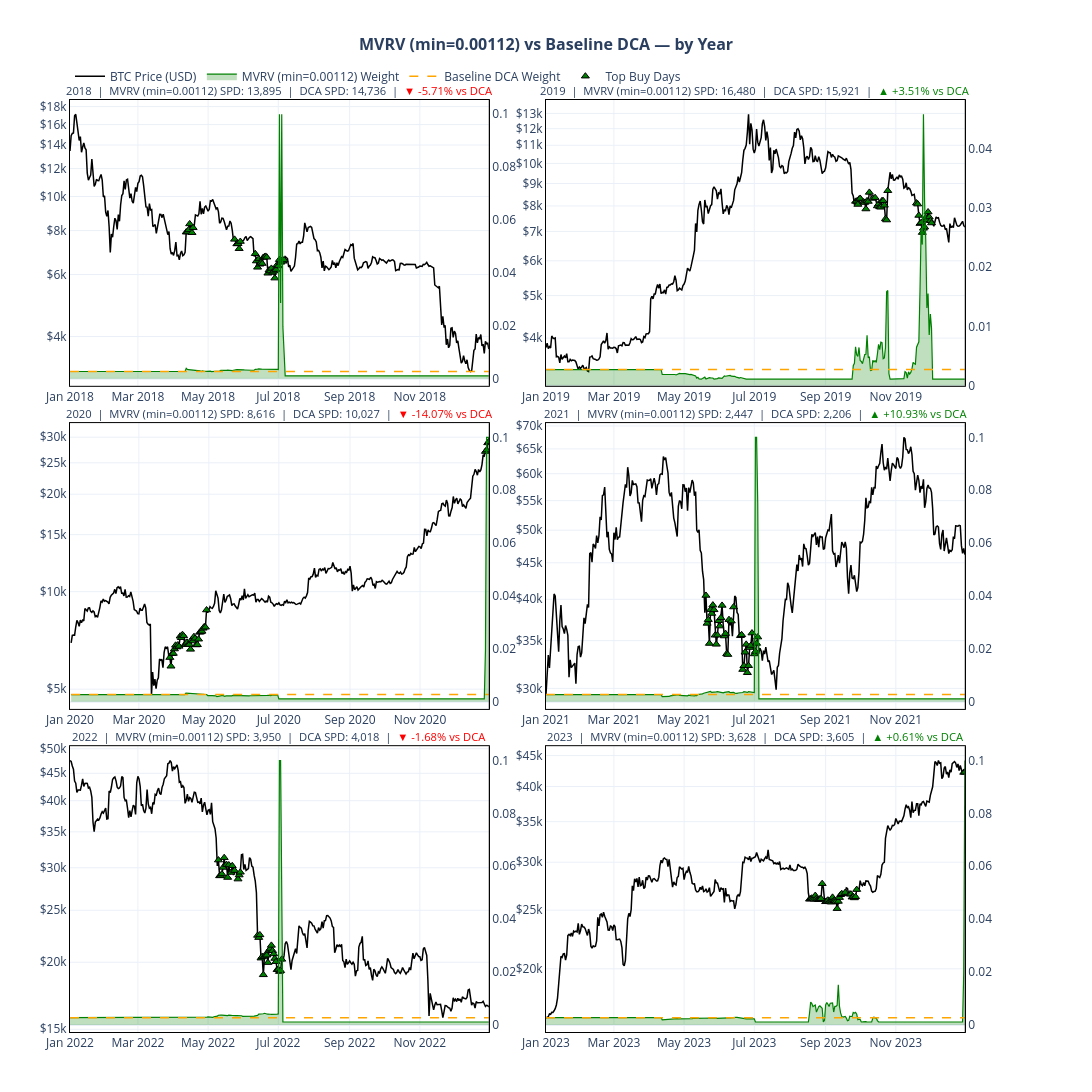

Notebook code for this chart:
### Code cell
cycle_results = {}

for cycle in relevant_cycles:
    result = strategy_utils.process_cycle_year_by_year(
        cycle=cycle,
        btc_data=btc_filtered,
        runner=runner,
        dynamic_strategy=MVRVStrategy(),
        total_budget_usd=src_config.TOTAL_BUDGET_USD,
        top_buy_quantile=src_config.TOP_BUY_QUANTILE
    )

    cycle_results[cycle["label"]] = result

# Combine all 4 cycles into one DataFrame
combined_plot_df = pd.concat(
    [r["plot_df"] for r in cycle_results.values()]
).sort_values("date").reset_index(drop=True)

# per year plots
year_plots = plots.plot_strategy_by_year(combined_plot_df, cols, f"MVRV (min={new_min_buy})")
plt.show()

### Figure 1 — Plotly figure (JSON) as saved in the notebook; plotly's stock layout.template omitted (floating-point values rounded to 4 significant figures; data arrays with more than 128 entries replaced by an {"elided": "..."} marker saying what was removed)
{"data": [{"customdata": {"elided": "365x6 float values"}, "hovertemplate": "<b>Date</b>: %{x|%Y-%m-%d}<br><b>BTC Price</b>: $%{y:,.2f}<br><b>MVRV (min=0.00112) Weight</b>: %{customdata[0]:.8f}<br><b>DCA Weight</b>: %{customdata[1]:.8f}<br><b>MVRV (min=0.00112) sats/$</b>: %{customdata[2]:,.2f}<br><b>DCA sats/$</b>: %{customdata[3]:,.2f}<br><b>MVRV (min=0.00112) sats accumulated</b>: %{customdata[4]:,.2f}<br><b>DCA sats accumulated</b>: %{customdata[5]:,.2f}<extra></extra>", "line": {"color": "black", "width": 1.5}, "mode": "lines", "name": "BTC Price (USD)", "showlegend": true, "type": "scatter", "x": {"elided": "365 str values"}, "xaxis": "x", "y": {"elided": "365 float values"}, "yaxis": "y"}, {"customdata": {"elided": "365x3 float values"}, "fill": "tozeroy", "fillcolor": "rgba(0,128,0,0.25)", "hovertemplate": "<b>Date</b>: %{x|%Y-%m-%d}<br><b>MVRV (min=0.00112) Weight</b>: %{y:.8f}<br><b>BTC Price</b>: $%{customdata[0]:,.2f}<br><b>MVRV (min=0.00112) sats/$</b>: %{customdata[1]:,.2f}<br><b>MVRV (min=0.00112) sats accumulated</b>: %{customdata[2]:,.2f}<extra></extra>", "line": {"color": "green", "width": 1.2}, "mode": "lines", "name": "MVRV (min=0.00112) Weight", "showlegend": true, "type": "scatter", "x": {"elided": "365 str values"}, "xaxis": "x", "y": {"elided": "365 float values"}, "yaxis": "y2"}, {"customdata": {"elided": "365x3 float values"}, "hovertemplate": "<b>Date</b>: %{x|%Y-%m-%d}<br><b>DCA Weight</b>: %{y:.8f}<br><b>BTC Price</b>: $%{customdata[0]:,.2f}<br><b>DCA sats/$</b>: %{customdata[1]:,.2f}<br><b>DCA sats accumulated</b>: %{customdata[2]:,.2f}<extra></extra>", "line": {"color": "orange", "dash": "dash", "width": 1.5}, "mode": "lines", "name": "Baseline DCA Weight", "showlegend": true, "type": "scatter", "x": {"elided": "365 str values"}, "xaxis": "x", "y": {"elided": "365 float values"}, "yaxis": "y2"}, {"customdata": [[0.003935], [0.003508], [0.00349], [0.003433], [0.003401], [0.00345], [0.003411], [0.003434], [0.003462], [0.003447], [0.003532], [0.003566], [0.003504], [0.003629], [0.00373], [0.003565], [0.00365], [0.003605], [0.003614], [0.00349], [0.003469], [0.003451], [0.003456], [0.003734], [0.003665], [0.00367], [0.003612], [0.003673], [0.003637], [0.003746], [0.003584], [0.00349], [0.1], [0.02866], [0.1], [0.01962], [0.01092]], "hovertemplate": "<b>Top Buy Date</b>: %{x|%Y-%m-%d}<br><b>BTC Price</b>: $%{y:,.2f}<br><b>MVRV (min=0.00112) Weight</b>: %{customdata[0]:.8f}<extra></extra>", "marker": {"color": "green", "line": {"color": "black", "width": 1}, "size": 7, "symbol": "triangle-up"}, "mode": "markers", "name": "Top Buy Days", "showlegend": true, "type": "scatter", "x": ["2018-04-12T00:00:00.000000", "2018-04-13T00:00:00.000000", "2018-04-14T00:00:00.000000", "2018-04-15T00:00:00.000000", "2018-04-17T00:00:00.000000", "2018-04-18T00:00:00.000000", "2018-05-24T00:00:00.000000", "2018-05-26T00:00:00.000000", "2018-05-27T00:00:00.000000", "2018-05-28T00:00:00.000000", "2018-05-29T00:00:00.000000", "2018-06-11T00:00:00.000000", "2018-06-12T00:00:00.000000", "2018-06-13T00:00:00.000000", "2018-06-14T00:00:00.000000", "2018-06-15T00:00:00.000000", "2018-06-16T00:00:00.000000", "2018-06-17T00:00:00.000000", "2018-06-18T00:00:00.000000", "2018-06-19T00:00:00.000000", "2018-06-20T00:00:00.000000", "2018-06-21T00:00:00.000000", "2018-06-22T00:00:00.000000", "2018-06-23T00:00:00.000000", "2018-06-24T00:00:00.000000", "2018-06-25T00:00:00.000000", "2018-06-26T00:00:00.000000", "2018-06-27T00:00:00.000000", "2018-06-28T00:00:00.000000", "2018-06-29T00:00:00.000000", "2018-06-30T00:00:00.000000", "2018-07-01T00:00:00.000000", "2018-07-02T00:00:00.000000", "2018-07-03T00:00:00.000000", "2018-07-04T00:00:00.000000", "2018-07-05T00:00:00.000000", "2018-07-06T00:00:00.000000"], "xaxis": "x", "y": [7920.0, 7925.0, 8031.0, 8355.0, 7889.0, 8151.0, 7553.0, 7330.0, 7342.0, 7105.0, 7448.0, 6876.0, 6555.0, 6291.0, 6644.0, 6418.0, 6494.0, 6447.0, 6710.0, 6736.0, 6756.0, 6720.0, 6052.0, 6178.0, 6140.0, 6246.0, 6080.0, 6135.0, 5862.0, 6200.0, 6394.0, 6349.0, 6615.0, 6498.0, 6577.0, 6542.0, 6601.0], "yaxis": "y"}, {"customdata": {"elided": "365x6 float values"}, "hovertemplate": "<b>Date</b>: %{x|%Y-%m-%d}<br><b>BTC Price</b>: $%{y:,.2f}<br><b>MVRV (min=0.00112) Weight</b>: %{customdata[0]:.8f}<br><b>DCA Weight</b>: %{customdata[1]:.8f}<br><b>MVRV (min=0.00112) sats/$</b>: %{customdata[2]:,.2f}<br><b>DCA sats/$</b>: %{customdata[3]:,.2f}<br><b>MVRV (min=0.00112) sats accumulated</b>: %{customdata[4]:,.2f}<br><b>DCA sats accumulated</b>: %{customdata[5]:,.2f}<extra></extra>", "line": {"color": "black", "width": 1.5}, "mode": "lines", "name": "BTC Price (USD)", "showlegend": false, "type": "scatter", "x": {"elided": "365 str values"}, "xaxis": "x2", "y": {"elided": "365 float values"}, "yaxis": "y3"}, {"customdata": {"elided": "365x3 float values"}, "fill": "tozeroy", "fillcolor": "rgba(0,128,0,0.25)", "hovertemplate": "<b>Date</b>: %{x|%Y-%m-%d}<br><b>MVRV (min=0.00112) Weight</b>: %{y:.8f}<br><b>BTC Price</b>: $%{customdata[0]:,.2f}<br><b>MVRV (min=0.00112) sats/$</b>: %{customdata[1]:,.2f}<br><b>MVRV (min=0.00112) sats accumulated</b>: %{customdata[2]:,.2f}<extra></extra>", "line": {"color": "green", "width": 1.2}, "mode": "lines", "name": "MVRV (min=0.00112) Weight", "showlegend": false, "type": "scatter", "x": {"elided": "365 str values"}, "xaxis": "x2", "y": {"elided": "365 float values"}, "yaxis": "y4"}, {"customdata": {"elided": "365x3 float values"}, "hovertemplate": "<b>Date</b>: %{x|%Y-%m-%d}<br><b>DCA Weight</b>: %{y:.8f}<br><b>BTC Price</b>: $%{customdata[0]:,.2f}<br><b>DCA sats/$</b>: %{customdata[1]:,.2f}<br><b>DCA sats accumulated</b>: %{customdata[2]:,.2f}<extra></extra>", "line": {"color": "orange", "dash": "dash", "width": 1.5}, "mode": "lines", "name": "Baseline DCA Weight", "showlegend": false, "type": "scatter", "x": {"elided": "365 str values"}, "xaxis": "x2", "y": {"elided": "365 float values"}, "yaxis": "y4"}, {"customdata": [[0.006564], [0.005213], [0.00495], [0.006468], [0.00427], [0.004684], [0.005274], [0.005316], [0.008519], [0.004719], [0.004905], [0.004305], [0.004222], [0.005384], [0.007], [0.006097], [0.007376], [0.007282], [0.004567], [0.004691], [0.006461], [0.01584], [0.01606], [0.00651], [0.007017], [0.007423], [0.01609], [0.02658], [0.0238], [0.04576], [0.03105], [0.02456], [0.01312], [0.01553], [0.008568], [0.01208], [0.009753]], "hovertemplate": "<b>Top Buy Date</b>: %{x|%Y-%m-%d}<br><b>BTC Price</b>: $%{y:,.2f}<br><b>MVRV (min=0.00112) Weight</b>: %{customdata[0]:.8f}<extra></extra>", "marker": {"color": "green", "line": {"color": "black", "width": 1}, "size": 7, "symbol": "triangle-up"}, "mode": "markers", "name": "Top Buy Days", "showlegend": false, "type": "scatter", "x": ["2019-09-27T00:00:00.000000", "2019-09-28T00:00:00.000000", "2019-09-29T00:00:00.000000", "2019-09-30T00:00:00.000000", "2019-10-01T00:00:00.000000", "2019-10-04T00:00:00.000000", "2019-10-05T00:00:00.000000", "2019-10-06T00:00:00.000000", "2019-10-07T00:00:00.000000", "2019-10-08T00:00:00.000000", "2019-10-09T00:00:00.000000", "2019-10-12T00:00:00.000000", "2019-10-14T00:00:00.000000", "2019-10-16T00:00:00.000000", "2019-10-17T00:00:00.000000", "2019-10-18T00:00:00.000000", "2019-10-19T00:00:00.000000", "2019-10-20T00:00:00.000000", "2019-10-21T00:00:00.000000", "2019-10-22T00:00:00.000000", "2019-10-23T00:00:00.000000", "2019-10-24T00:00:00.000000", "2019-10-25T00:00:00.000000", "2019-11-19T00:00:00.000000", "2019-11-20T00:00:00.000000", "2019-11-21T00:00:00.000000", "2019-11-22T00:00:00.000000", "2019-11-23T00:00:00.000000", "2019-11-24T00:00:00.000000", "2019-11-25T00:00:00.000000", "2019-11-26T00:00:00.000000", "2019-11-27T00:00:00.000000", "2019-11-28T00:00:00.000000", "2019-11-29T00:00:00.000000", "2019-11-30T00:00:00.000000", "2019-12-01T00:00:00.000000", "2019-12-02T00:00:00.000000"], "xaxis": "x2", "y": [8195.0, 8203.0, 8063.0, 8287.0, 8322.0, 8167.0, 8147.0, 7874.0, 8219.0, 8191.0, 8590.0, 8322.0, 8355.0, 8000.0, 8082.0, 7959.0, 7949.0, 8222.0, 8219.0, 8028.0, 7475.0, 7431.0, 8668.0, 8124.0, 8079.0, 7611.0, 7294.0, 7329.0, 6959.0, 7115.0, 7162.0, 7524.0, 7439.0, 7751.0, 7548.0, 7403.0, 7317.0], "yaxis": "y3"}, {"customdata": {"elided": "365x6 float values"}, "hovertemplate": "<b>Date</b>: %{x|%Y-%m-%d}<br><b>BTC Price</b>: $%{y:,.2f}<br><b>MVRV (min=0.00112) Weight</b>: %{customdata[0]:.8f}<br><b>DCA Weight</b>: %{customdata[1]:.8f}<br><b>MVRV (min=0.00112) sats/$</b>: %{customdata[2]:,.2f}<br><b>DCA sats/$</b>: %{customdata[3]:,.2f}<br><b>MVRV (min=0.00112) sats accumulated</b>: %{customdata[4]:,.2f}<br><b>DCA sats accumulated</b>: %{customdata[5]:,.2f}<extra></extra>", "line": {"color": "black", "width": 1.5}, "mode": "lines", "name": "BTC Price (USD)", "showlegend": false, "type": "scatter", "x": {"elided": "365 str values"}, "xaxis": "x3", "y": {"elided": "365 float values"}, "yaxis": "y5"}, {"customdata": {"elided": "365x3 float values"}, "fill": "tozeroy", "fillcolor": "rgba(0,128,0,0.25)", "hovertemplate": "<b>Date</b>: %{x|%Y-%m-%d}<br><b>MVRV (min=0.00112) Weight</b>: %{y:.8f}<br><b>BTC Price</b>: $%{customdata[0]:,.2f}<br><b>MVRV (min=0.00112) sats/$</b>: %{customdata[1]:,.2f}<br><b>MVRV (min=0.00112) sats accumulated</b>: %{customdata[2]:,.2f}<extra></extra>", "line": {"color": "green", "width": 1.2}, "mode": "lines", "name": "MVRV (min=0.00112) Weight", "showlegend": false, "type": "scatter", "x": {"elided": "365 str values"}, "xaxis": "x3", "y": {"elided": "365 float values"}, "yaxis": "y6"}, {"customdata": {"elided": "365x3 float values"}, "hovertemplate": "<b>Date</b>: %{x|%Y-%m-%d}<br><b>DCA Weight</b>: %{y:.8f}<br><b>BTC Price</b>: $%{customdata[0]:,.2f}<br><b>DCA sats/$</b>: %{customdata[1]:,.2f}<br><b>DCA sats accumulated</b>: %{customdata[2]:,.2f}<extra></extra>", "line": {"color": "orange", "dash": "dash", "width": 1.5}, "mode": "lines", "name": "Baseline DCA Weight", "showlegend": false, "type": "scatter", "x": {"elided": "365 str values"}, "xaxis": "x3", "y": {"elided": "365 float values"}, "yaxis": "y6"}, {"customdata": [[0.00274], [0.00274], [0.00274], [0.00274], [0.00274], [0.00274], [0.00274], [0.00274], [0.00274], [0.00274], [0.00274], [0.00274], [0.00274], [0.00274], [0.003303], [0.003283], [0.003229], [0.00327], [0.003258], [0.003357], [0.003123], [0.003149], [0.00304], [0.003073], [0.003217], [0.003202], [0.003068], [0.002905], [0.002891], [0.002875], [0.002803], [0.002767], [0.002775], [0.01922], [0.1], [0.1], [0.1]], "hovertemplate": "<b>Top Buy Date</b>: %{x|%Y-%m-%d}<br><b>BTC Price</b>: $%{y:,.2f}<br><b>MVRV (min=0.00112) Weight</b>: %{customdata[0]:.8f}<extra></extra>", "marker": {"color": "green", "line": {"color": "black", "width": 1}, "size": 7, "symbol": "triangle-up"}, "mode": "markers", "name": "Top Buy Days", "showlegend": false, "type": "scatter", "x": ["2020-03-28T00:00:00.000000", "2020-03-29T00:00:00.000000", "2020-03-30T00:00:00.000000", "2020-03-31T00:00:00.000000", "2020-04-01T00:00:00.000000", "2020-04-02T00:00:00.000000", "2020-04-03T00:00:00.000000", "2020-04-04T00:00:00.000000", "2020-04-05T00:00:00.000000", "2020-04-06T00:00:00.000000", "2020-04-07T00:00:00.000000", "2020-04-08T00:00:00.000000", "2020-04-09T00:00:00.000000", "2020-04-10T00:00:00.000000", "2020-04-11T00:00:00.000000", "2020-04-12T00:00:00.000000", "2020-04-13T00:00:00.000000", "2020-04-14T00:00:00.000000", "2020-04-15T00:00:00.000000", "2020-04-16T00:00:00.000000", "2020-04-17T00:00:00.000000", "2020-04-18T00:00:00.000000", "2020-04-19T00:00:00.000000", "2020-04-20T00:00:00.000000", "2020-04-21T00:00:00.000000", "2020-04-22T00:00:00.000000", "2020-04-23T00:00:00.000000", "2020-04-24T00:00:00.000000", "2020-04-25T00:00:00.000000", "2020-04-26T00:00:00.000000", "2020-04-27T00:00:00.000000", "2020-04-28T00:00:00.000000", "2020-04-29T00:00:00.000000", "2020-12-28T00:00:00.000000", "2020-12-29T00:00:00.000000", "2020-12-30T00:00:00.000000", "2020-12-31T00:00:00.000000"], "xaxis": "x3", "y": [6259.0, 5885.0, 6432.0, 6445.0, 6652.0, 6830.0, 6745.0, 6846.0, 6778.0, 7286.0, 7207.0, 7366.0, 7304.0, 6863.0, 6882.0, 6974.0, 6865.0, 6867.0, 6635.0, 7113.0, 7037.0, 7262.0, 7176.0, 6846.0, 6857.0, 7133.0, 7489.0, 7512.0, 7543.0, 7706.0, 7788.0, 7767.0, 8779.0, 27090.0, 27380.0, 28810.0, 29040.0], "yaxis": "y5"}, {"customdata": {"elided": "365x6 float values"}, "hovertemplate": "<b>Date</b>: %{x|%Y-%m-%d}<br><b>BTC Price</b>: $%{y:,.2f}<br><b>MVRV (min=0.00112) Weight</b>: %{customdata[0]:.8f}<br><b>DCA Weight</b>: %{customdata[1]:.8f}<br><b>MVRV (min=0.00112) sats/$</b>: %{customdata[2]:,.2f}<br><b>DCA sats/$</b>: %{customdata[3]:,.2f}<br><b>MVRV (min=0.00112) sats accumulated</b>: %{customdata[4]:,.2f}<br><b>DCA sats accumulated</b>: %{customdata[5]:,.2f}<extra></extra>", "line": {"color": "black", "width": 1.5}, "mode": "lines", "name": "BTC Price (USD)", "showlegend": false, "type": "scatter", "x": {"elided": "365 str values"}, "xaxis": "x4", "y": {"elided": "365 float values"}, "yaxis": "y7"}, {"customdata": {"elided": "365x3 float values"}, "fill": "tozeroy", "fillcolor": "rgba(0,128,0,0.25)", "hovertemplate": "<b>Date</b>: %{x|%Y-%m-%d}<br><b>MVRV (min=0.00112) Weight</b>: %{y:.8f}<br><b>BTC Price</b>: $%{customdata[0]:,.2f}<br><b>MVRV (min=0.00112) sats/$</b>: %{customdata[1]:,.2f}<br><b>MVRV (min=0.00112) sats accumulated</b>: %{customdata[2]:,.2f}<extra></extra>", "line": {"color": "green", "width": 1.2}, "mode": "lines", "name": "MVRV (min=0.00112) Weight", "showlegend": false, "type": "scatter", "x": {"elided": "365 str values"}, "xaxis": "x4", "y": {"elided": "365 float values"}, "yaxis": "y8"}, {"customdata": {"elided": "365x3 float values"}, "hovertemplate": "<b>Date</b>: %{x|%Y-%m-%d}<br><b>DCA Weight</b>: %{y:.8f}<br><b>BTC Price</b>: $%{customdata[0]:,.2f}<br><b>DCA sats/$</b>: %{customdata[1]:,.2f}<br><b>DCA sats accumulated</b>: %{customdata[2]:,.2f}<extra></extra>", "line": {"color": "orange", "dash": "dash", "width": 1.5}, "mode": "lines", "name": "Baseline DCA Weight", "showlegend": false, "type": "scatter", "x": {"elided": "365 str values"}, "xaxis": "x4", "y": {"elided": "365 float values"}, "yaxis": "y8"}, {"customdata": [[0.003683], [0.003484], [0.00377], [0.003715], [0.003946], [0.003578], [0.003607], [0.003506], [0.003545], [0.003796], [0.003872], [0.003763], [0.003602], [0.003645], [0.003547], [0.003597], [0.0037], [0.003663], [0.003851], [0.003842], [0.003526], [0.003615], [0.00357], [0.003552], [0.003533], [0.003859], [0.003809], [0.003666], [0.003578], [0.003837], [0.003758], [0.003573], [0.003542], [0.003486], [0.1], [0.1], [0.07505]], "hovertemplate": "<b>Top Buy Date</b>: %{x|%Y-%m-%d}<br><b>BTC Price</b>: $%{y:,.2f}<br><b>MVRV (min=0.00112) Weight</b>: %{customdata[0]:.8f}<extra></extra>", "marker": {"color": "green", "line": {"color": "black", "width": 1}, "size": 7, "symbol": "triangle-up"}, "mode": "markers", "name": "Top Buy Days", "showlegend": false, "type": "scatter", "x": ["2021-05-20T00:00:00.000000", "2021-05-21T00:00:00.000000", "2021-05-22T00:00:00.000000", "2021-05-23T00:00:00.000000", "2021-05-24T00:00:00.000000", "2021-05-25T00:00:00.000000", "2021-05-26T00:00:00.000000", "2021-05-27T00:00:00.000000", "2021-05-28T00:00:00.000000", "2021-05-29T00:00:00.000000", "2021-05-30T00:00:00.000000", "2021-05-31T00:00:00.000000", "2021-06-01T00:00:00.000000", "2021-06-02T00:00:00.000000", "2021-06-03T00:00:00.000000", "2021-06-05T00:00:00.000000", "2021-06-06T00:00:00.000000", "2021-06-07T00:00:00.000000", "2021-06-08T00:00:00.000000", "2021-06-09T00:00:00.000000", "2021-06-11T00:00:00.000000", "2021-06-13T00:00:00.000000", "2021-06-19T00:00:00.000000", "2021-06-20T00:00:00.000000", "2021-06-21T00:00:00.000000", "2021-06-22T00:00:00.000000", "2021-06-23T00:00:00.000000", "2021-06-24T00:00:00.000000", "2021-06-25T00:00:00.000000", "2021-06-26T00:00:00.000000", "2021-06-27T00:00:00.000000", "2021-06-28T00:00:00.000000", "2021-06-29T00:00:00.000000", "2021-07-01T00:00:00.000000", "2021-07-02T00:00:00.000000", "2021-07-03T00:00:00.000000", "2021-07-04T00:00:00.000000"], "xaxis": "x4", "y": [40500.0, 37000.0, 37460.0, 34680.0, 38680.0, 38200.0, 39260.0, 38660.0, 35610.0, 34590.0, 35630.0, 37320.0, 36680.0, 37680.0, 39210.0, 35530.0, 35800.0, 33540.0, 33460.0, 37450.0, 37280.0, 39020.0, 35560.0, 35660.0, 31880.0, 32270.0, 33710.0, 34580.0, 31560.0, 32280.0, 34220.0, 34450.0, 35870.0, 33530.0, 33790.0, 34680.0, 35410.0], "yaxis": "y7"}, {"customdata": {"elided": "365x6 float values"}, "hovertemplate": "<b>Date</b>: %{x|%Y-%m-%d}<br><b>BTC Price</b>: $%{y:,.2f}<br><b>MVRV (min=0.00112) Weight</b>: %{customdata[0]:.8f}<br><b>DCA Weight</b>: %{customdata[1]:.8f}<br><b>MVRV (min=0.00112) sats/$</b>: %{customdata[2]:,.2f}<br><b>DCA sats/$</b>: %{customdata[3]:,.2f}<br><b>MVRV (min=0.00112) sats accumulated</b>: %{customdata[4]:,.2f}<br><b>DCA sats accumulated</b>: %{customdata[5]:,.2f}<extra></extra>", "line": {"color": "black", "width": 1.5}, "mode": "lines", "name": "BTC Price (USD)", "showlegend": false, "type": "scatter", "x": {"elided": "365 str values"}, "xaxis": "x5", "y": {"elided": "365 float values"}, "yaxis": "y9"}, {"customdata": {"elided": "365x3 float values"}, "fill": "tozeroy", "fillcolor": "rgba(0,128,0,0.25)", "hovertemplate": "<b>Date</b>: %{x|%Y-%m-%d}<br><b>MVRV (min=0.00112) Weight</b>: %{y:.8f}<br><b>BTC Price</b>: $%{customdata[0]:,.2f}<br><b>MVRV (min=0.00112) sats/$</b>: %{customdata[1]:,.2f}<br><b>MVRV (min=0.00112) sats accumulated</b>: %{customdata[2]:,.2f}<extra></extra>", "line": {"color": "green", "width": 1.2}, "mode": "lines", "name": "MVRV (min=0.00112) Weight", "showlegend": false, "type": "scatter", "x": {"elided": "365 str values"}, "xaxis": "x5", "y": {"elided": "365 float values"}, "yaxis": "y10"}, {"customdata": {"elided": "365x3 float values"}, "hovertemplate": "<b>Date</b>: %{x|%Y-%m-%d}<br><b>DCA Weight</b>: %{y:.8f}<br><b>BTC Price</b>: $%{customdata[0]:,.2f}<br><b>DCA sats/$</b>: %{customdata[1]:,.2f}<br><b>DCA sats accumulated</b>: %{customdata[2]:,.2f}<extra></extra>", "line": {"color": "orange", "dash": "dash", "width": 1.5}, "mode": "lines", "name": "Baseline DCA Weight", "showlegend": false, "type": "scatter", "x": {"elided": "365 str values"}, "xaxis": "x5", "y": {"elided": "365 float values"}, "yaxis": "y10"}, {"customdata": [[0.003672], [0.003581], [0.003771], [0.00375], [0.003713], [0.003613], [0.003606], [0.003536], [0.003688], [0.003618], [0.003583], [0.003592], [0.003538], [0.003591], [0.003528], [0.003604], [0.004078], [0.004083], [0.004036], [0.004267], [0.004229], [0.004407], [0.004181], [0.004147], [0.004132], [0.004194], [0.004043], [0.004009], [0.00396], [0.004], [0.004017], [0.004046], [0.004062], [0.004131], [0.1], [0.1], [0.04356]], "hovertemplate": "<b>Top Buy Date</b>: %{x|%Y-%m-%d}<br><b>BTC Price</b>: $%{y:,.2f}<br><b>MVRV (min=0.00112) Weight</b>: %{customdata[0]:.8f}<extra></extra>", "marker": {"color": "green", "line": {"color": "black", "width": 1}, "size": 7, "symbol": "triangle-up"}, "mode": "markers", "name": "Top Buy Days", "showlegend": false, "type": "scatter", "x": ["2022-05-10T00:00:00.000000", "2022-05-11T00:00:00.000000", "2022-05-12T00:00:00.000000", "2022-05-13T00:00:00.000000", "2022-05-14T00:00:00.000000", "2022-05-15T00:00:00.000000", "2022-05-17T00:00:00.000000", "2022-05-18T00:00:00.000000", "2022-05-19T00:00:00.000000", "2022-05-21T00:00:00.000000", "2022-05-22T00:00:00.000000", "2022-05-24T00:00:00.000000", "2022-05-27T00:00:00.000000", "2022-05-28T00:00:00.000000", "2022-05-29T00:00:00.000000", "2022-06-13T00:00:00.000000", "2022-06-14T00:00:00.000000", "2022-06-15T00:00:00.000000", "2022-06-16T00:00:00.000000", "2022-06-17T00:00:00.000000", "2022-06-18T00:00:00.000000", "2022-06-19T00:00:00.000000", "2022-06-20T00:00:00.000000", "2022-06-21T00:00:00.000000", "2022-06-22T00:00:00.000000", "2022-06-23T00:00:00.000000", "2022-06-24T00:00:00.000000", "2022-06-25T00:00:00.000000", "2022-06-26T00:00:00.000000", "2022-06-27T00:00:00.000000", "2022-06-28T00:00:00.000000", "2022-06-29T00:00:00.000000", "2022-06-30T00:00:00.000000", "2022-07-01T00:00:00.000000", "2022-07-02T00:00:00.000000", "2022-07-03T00:00:00.000000", "2022-07-04T00:00:00.000000"], "xaxis": "x5", "y": [31010.0, 28970.0, 29010.0, 29210.0, 30040.0, 31320.0, 30410.0, 28770.0, 30360.0, 29400.0, 30260.0, 29650.0, 28580.0, 29070.0, 29430.0, 22440.0, 22230.0, 22490.0, 20360.0, 20490.0, 18950.0, 20530.0, 20640.0, 20620.0, 19970.0, 21070.0, 21210.0, 21500.0, 21010.0, 20730.0, 20330.0, 20050.0, 19370.0, 19390.0, 19210.0, 19290.0, 20250.0], "yaxis": "y9"}, {"customdata": {"elided": "365x6 float values"}, "hovertemplate": "<b>Date</b>: %{x|%Y-%m-%d}<br><b>BTC Price</b>: $%{y:,.2f}<br><b>MVRV (min=0.00112) Weight</b>: %{customdata[0]:.8f}<br><b>DCA Weight</b>: %{customdata[1]:.8f}<br><b>MVRV (min=0.00112) sats/$</b>: %{customdata[2]:,.2f}<br><b>DCA sats/$</b>: %{customdata[3]:,.2f}<br><b>MVRV (min=0.00112) sats accumulated</b>: %{customdata[4]:,.2f}<br><b>DCA sats accumulated</b>: %{customdata[5]:,.2f}<extra></extra>", "line": {"color": "black", "width": 1.5}, "mode": "lines", "name": "BTC Price (USD)", "showlegend": false, "type": "scatter", "x": {"elided": "365 str values"}, "xaxis": "x6", "y": {"elided": "365 float values"}, "yaxis": "y11"}, {"customdata": {"elided": "365x3 float values"}, "fill": "tozeroy", "fillcolor": "rgba(0,128,0,0.25)", "hovertemplate": "<b>Date</b>: %{x|%Y-%m-%d}<br><b>MVRV (min=0.00112) Weight</b>: %{y:.8f}<br><b>BTC Price</b>: $%{customdata[0]:,.2f}<br><b>MVRV (min=0.00112) sats/$</b>: %{customdata[1]:,.2f}<br><b>MVRV (min=0.00112) sats accumulated</b>: %{customdata[2]:,.2f}<extra></extra>", "line": {"color": "green", "width": 1.2}, "mode": "lines", "name": "MVRV (min=0.00112) Weight", "showlegend": false, "type": "scatter", "x": {"elided": "365 str values"}, "xaxis": "x6", "y": {"elided": "365 float values"}, "yaxis": "y12"}, {"customdata": {"elided": "365x3 float values"}, "hovertemplate": "<b>Date</b>: %{x|%Y-%m-%d}<br><b>DCA Weight</b>: %{y:.8f}<br><b>BTC Price</b>: $%{customdata[0]:,.2f}<br><b>DCA sats/$</b>: %{customdata[1]:,.2f}<br><b>DCA sats accumulated</b>: %{customdata[2]:,.2f}<extra></extra>", "line": {"color": "orange", "dash": "dash", "width": 1.5}, "mode": "lines", "name": "Baseline DCA Weight", "showlegend": false, "type": "scatter", "x": {"elided": "365 str values"}, "xaxis": "x6", "y": {"elided": "365 float values"}, "yaxis": "y12"}, {"customdata": [[0.004442], [0.008653], [0.008066], [0.006951], [0.00722], [0.00752], [0.004848], [0.006265], [0.006928], [0.007211], [0.006544], [0.006309], [0.007587], [0.008503], [0.007856], [0.006964], [0.008233], [0.008247], [0.008344], [0.004885], [0.007014], [0.007043], [0.007473], [0.01523], [0.007136], [0.004533], [0.003238], [0.003239], [0.003273], [0.003206], [0.003217], [0.004719], [0.004463], [0.00476], [0.004022], [0.01971], [0.1]], "hovertemplate": "<b>Top Buy Date</b>: %{x|%Y-%m-%d}<br><b>BTC Price</b>: $%{y:,.2f}<br><b>MVRV (min=0.00112) Weight</b>: %{customdata[0]:.8f}<extra></extra>", "marker": {"color": "green", "line": {"color": "black", "width": 1}, "size": 7, "symbol": "triangle-up"}, "mode": "markers", "name": "Top Buy Days", "showlegend": false, "type": "scatter", "x": ["2023-08-18T00:00:00.000000", "2023-08-19T00:00:00.000000", "2023-08-20T00:00:00.000000", "2023-08-21T00:00:00.000000", "2023-08-22T00:00:00.000000", "2023-08-23T00:00:00.000000", "2023-08-24T00:00:00.000000", "2023-08-25T00:00:00.000000", "2023-08-26T00:00:00.000000", "2023-08-27T00:00:00.000000", "2023-08-28T00:00:00.000000", "2023-08-29T00:00:00.000000", "2023-09-01T00:00:00.000000", "2023-09-02T00:00:00.000000", "2023-09-03T00:00:00.000000", "2023-09-04T00:00:00.000000", "2023-09-05T00:00:00.000000", "2023-09-06T00:00:00.000000", "2023-09-07T00:00:00.000000", "2023-09-08T00:00:00.000000", "2023-09-09T00:00:00.000000", "2023-09-10T00:00:00.000000", "2023-09-11T00:00:00.000000", "2023-09-12T00:00:00.000000", "2023-09-13T00:00:00.000000", "2023-09-14T00:00:00.000000", "2023-09-15T00:00:00.000000", "2023-09-18T00:00:00.000000", "2023-09-22T00:00:00.000000", "2023-09-23T00:00:00.000000", "2023-09-24T00:00:00.000000", "2023-09-25T00:00:00.000000", "2023-09-26T00:00:00.000000", "2023-09-27T00:00:00.000000", "2023-09-28T00:00:00.000000", "2023-12-30T00:00:00.000000", "2023-12-31T00:00:00.000000"], "xaxis": "x6", "y": [26060.0, 26090.0, 26170.0, 26130.0, 26060.0, 26430.0, 26120.0, 26040.0, 26020.0, 26090.0, 26110.0, 27650.0, 25810.0, 25860.0, 25970.0, 25820.0, 25800.0, 25770.0, 26250.0, 25910.0, 25900.0, 25840.0, 25140.0, 25850.0, 26220.0, 26510.0, 26610.0, 26730.0, 26570.0, 26570.0, 26260.0, 26310.0, 26190.0, 26310.0, 27030.0, 42210.0, 42240.0], "yaxis": "y11"}], "layout": {"annotations": [{"font": {"size": 16}, "showarrow": false, "text": "<sup>2018  |  MVRV (min=0.00112) SPD: 13,895  |  DCA SPD: 14,736  |  <span style='color:red;'>▼ -5.71% vs DCA</span></sup>", "x": 0.22, "xanchor": "center", "xref": "paper", "y": 1.0, "yanchor": "bottom", "yref": "paper"}, {"font": {"size": 16}, "showarrow": false, "text": "<sup>2019  |  MVRV (min=0.00112) SPD: 16,480  |  DCA SPD: 15,921  |  <span style='color:green;'>▲ +3.51% vs DCA</span></sup>", "x": 0.72, "xanchor": "center", "xref": "paper", "y": 1.0, "yanchor": "bottom", "yref": "paper"}, {"font": {"size": 16}, "showarrow": false, "text": "<sup>2020  |  MVRV (min=0.00112) SPD: 8,616  |  DCA SPD: 10,027  |  <span style='color:red;'>▼ -14.07% vs DCA</span></sup>", "x": 0.22, "xanchor": "center", "xref": "paper", "y": 0.6533, "yanchor": "bottom", "yref": "paper"}, {"font": {"size": 16}, "showarrow": false, "text": "<sup>2021  |  MVRV (min=0.00112) SPD: 2,447  |  DCA SPD: 2,206  |  <span style='color:green;'>▲ +10.93% vs DCA</span></sup>", "x": 0.72, "xanchor": "center", "xref": "paper", "y": 0.6533, "yanchor": "bottom", "yref": "paper"}, {"font": {"size": 16}, "showarrow": false, "text": "<sup>2022  |  MVRV (min=0.00112) SPD: 3,950  |  DCA SPD: 4,018  |  <span style='color:red;'>▼ -1.68% vs DCA</span></sup>", "x": 0.22, "xanchor": "center", "xref": "paper", "y": 0.3067, "yanchor": "bottom", "yref": "paper"}, {"font": {"size": 16}, "showarrow": false, "text": "<sup>2023  |  MVRV (min=0.00112) SPD: 3,628  |  DCA SPD: 3,605  |  <span style='color:green;'>▲ +0.61% vs DCA</span></sup>", "x": 0.72, "xanchor": "center", "xref": "paper", "y": 0.3067, "yanchor": "bottom", "yref": "paper"}], "height": 1220, "hovermode": "x unified", "legend": {"orientation": "h", "x": 0, "xanchor": "left", "y": 1.01, "yanchor": "bottom"}, "margin": {"b": 60, "l": 70, "r": 70, "t": 100}, "title": {"font": {"size": 16}, "text": "<b>MVRV (min=0.00112) vs Baseline DCA — by Year</b>", "x": 0.5}, "width": 1450, "xaxis": {"anchor": "y", "domain": [0.0, 0.44], "linecolor": "black", "linewidth": 1, "mirror": true, "range": ["2018-01-01T00:00:00", "2018-12-31T00:00:00"], "showline": true}, "xaxis2": {"anchor": "y3", "domain": [0.5, 0.94], "linecolor": "black", "linewidth": 1, "mirror": true, "range": ["2019-01-01T00:00:00", "2019-12-31T00:00:00"], "showline": true}, "xaxis3": {"anchor": "y5", "domain": [0.0, 0.44], "linecolor": "black", "linewidth": 1, "mirror": true, "range": ["2020-01-01T00:00:00", "2020-12-31T00:00:00"], "showline": true}, "xaxis4": {"anchor": "y7", "domain": [0.5, 0.94], "linecolor": "black", "linewidth": 1, "mirror": true, "range": ["2021-01-01T00:00:00", "2021-12-31T00:00:00"], "showline": true}, "xaxis5": {"anchor": "y9", "domain": [0.0, 0.44], "linecolor": "black", "linewidth": 1, "mirror": true, "range": ["2022-01-01T00:00:00", "2022-12-31T00:00:00"], "showline": true}, "xaxis6": {"anchor": "y11", "domain": [0.5, 0.94], "linecolor": "black", "linewidth": 1, "mirror": true, "range": ["2023-01-01T00:00:00", "2023-12-31T00:00:00"], "showline": true}, "yaxis": {"anchor": "x", "domain": [0.6933, 1.0], "linecolor": "black", "linewidth": 1, "mirror": true, "showgrid": true, "showline": true, "tickprefix": "$", "type": "log"}, "yaxis10": {"anchor": "x5", "linecolor": "black", "linewidth": 1, "mirror": true, "overlaying": "y9", "showgrid": false, "showline": true, "side": "right"}, "yaxis11": {"anchor": "x6", "domain": [0.0, 0.3067], "linecolor": "black", "linewidth": 1, "mirror": true, "showgrid": true, "showline": true, "tickprefix": "$", "type": "log"}, "yaxis12": {"anchor": "x6", "linecolor": "black", "linewidth": 1, "mirror": true, "overlaying": "y11", "showgrid": false, "showline": true, "side": "right"}, "yaxis2": {"anchor": "x", "linecolor": "black", "linewidth": 1, "mirror": true, "overlaying": "y", "showgrid": false, "showline": true, "side": "right"}, "yaxis3": {"anchor": "x2", "domain": [0.6933, 1.0], "linecolor": "black", "linewidth": 1, "mirror": true, "showgrid": true, "showline": true, "tickprefix": "$", "type": "log"}, "yaxis4": {"anchor": "x2", "linecolor": "black", "linewidth": 1, "mirror": true, "overlaying": "y3", "showgrid": false, "showline": true, "side": "right"}, "yaxis5": {"anchor": "x3", "domain": [0.3467, 0.6533], "linecolor": "black", "linewidth": 1, "mirror": true, "showgrid": true, "showline": true, "tickprefix": "$", "type": "log"}, "yaxis6": {"anchor": "x3", "linecolor": "black", "linewidth": 1, "mirror": true, "overlaying": "y5", "showgrid": false, "showline": true, "side": "right"}, "yaxis7": {"anchor": "x4", "domain": [0.3467, 0.6533], "linecolor": "black", "linewidth": 1, "mirror": true, "showgrid": true, "showline": true, "tickprefix": "$", "type": "log"}, "yaxis8": {"anchor": "x4", "linecolor": "black", "linewidth": 1, "mirror": true, "overlaying": "y7", "showgrid": false, "showline": true, "side": "right"}, "yaxis9": {"anchor": "x5", "domain": [0.0, 0.3067], "linecolor": "black", "linewidth": 1, "mirror": true, "showgrid": true, "showline": true, "tickprefix": "$", "type": "log"}}}
